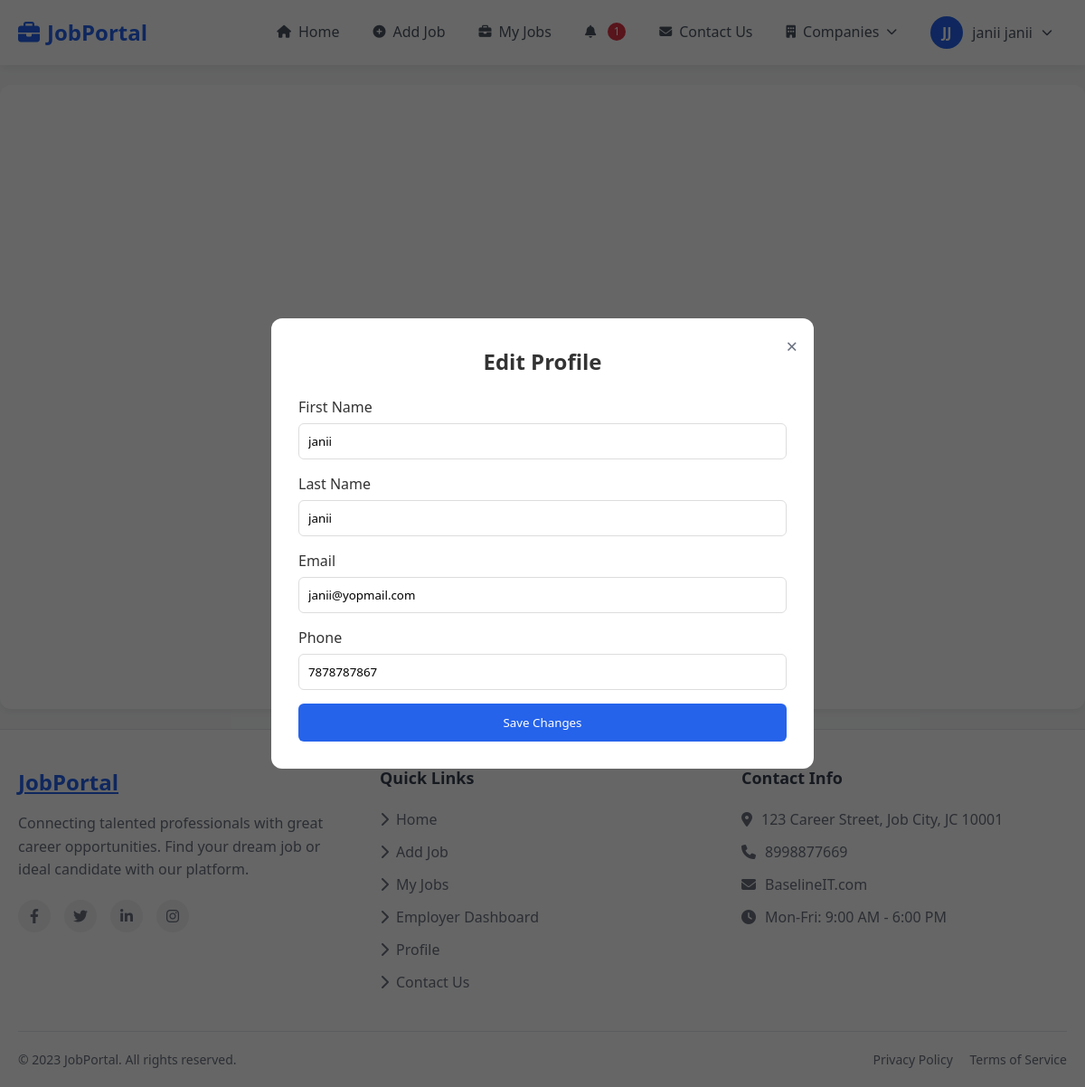
The page /accounts/profile/edit/ (signed in) on the database its author committed.
### accounts/models.py (models this page shows)
class User(AbstractUser):
    ROLE_CHOICES = (
        ('admin', 'Admin'),
        ('jobseeker', 'Job Seeker'),
        ('employer', 'Employer'),
    )
    email = models.EmailField(unique=True)
    phone = models.CharField(max_length=15)
    role = models.CharField(max_length=20, choices=ROLE_CHOICES)
    is_email_verified = models.BooleanField(default=False)
    otp = models.CharField(max_length=6, blank=True, null=True)
    profile_image = models.ImageField(
        upload_to='profile_images/',
        blank=True,
        null=True
    )
    USERNAME_FIELD = 'email'
    REQUIRED_FIELDS = ['username']

### accounts/views.py (the view, shortened to what this page needs)
# urls.py: path('profile/edit/', edit_profile, name='edit_profile'),
@login_required
def edit_profile(request):
    user = request.user
    return render(request, 'accounts/edit_profile.html', {
        'user': user
    })

### applications/context_processors.py (called while the page is built)
def navbar_context(request):
    if request.user.is_authenticated and request.user.role == 'employer':
        notif_count = Notification.objects.filter(user=request.user, is_read=False).count()
    else:
        notif_count = 0
    return {'notif_count': notif_count}

### templates/accounts/edit_profile.html (shortened to what this page needs)
{% extends "base.html" %}
{% block content %}
<div class="modal-overlay">
    <div class="modal-box">
        <span class="modal-close" onclick="closeModal()">&times;</span>
        <h2>Edit Profile</h2>
        <form method="POST">
            <div class="form-group">
                <label>First Name</label>
                <input type="text" name="first_name" value="{{ user.first_name }}">
            </div>
            <div class="form-group">
                <label>Last Name</label>
                <input type="text" name="last_name" value="{{ user.last_name }}">
            </div>
            <div class="form-group">
                <label>Email</label>
                <input type="email" name="email" value="{{ user.email }}">
            </div>
            <div class="form-group">
                <label>Phone</label>
                <input type="text" name="phone" value="{{ user.phone }}">
            </div>
            <button type="submit" class="btn-save">
                Save Changes
            </button>
        </form>
    </div>
</div>
{% endblock %}

### templates/base.html (shortened to what this page needs)
<!DOCTYPE html>
<html lang="en">
<head>
    <link rel="stylesheet" href="https://cdnjs.cloudflare.com/ajax/libs/font-awesome/6.4.0/css/all.min.css">
</head>
<body class="{% if user.is_authenticated and user.is_superuser %}admin-logged-in{% endif %}">
    {% if not user.is_authenticated or not user.is_superuser %}
    <nav class="navbar">
        <div class="nav-container">
            <a href="/" class="logo">
                <i class="fas fa-briefcase logo-icon"></i>
                <span>JobPortal</span>
            </a>
            <ul class="nav-menu" id="navMenu">
                <li class="nav-item">
                    <a href="/" class="nav-link">
                        <i class="fas fa-home"></i>
                        <span>Home</span>
                    </a>
                </li>
                {% if user.is_authenticated %}
                    {% if user.role == 'job_seeker' %}
                    <li class="nav-item">
                        <a href="/applications/status/" class="nav-link">
                            <i class="fas fa-clipboard-check"></i>
                            <span>Applied Jobs</span>
                        </a>
                    </li>
                    <li class="nav-item">
                        <a href="/aboutus/" class="nav-link">
                            <i class="fas fa-info-circle"></i>
                            <span>About Us</span>
                        </a>
                    </li>
                    {% elif user.role == 'employer' %}
                    <li class="nav-item">
                        <a href="/jobs/post/" class="nav-link">
                            <i class="fas fa-plus-circle"></i>
                            <span>Add Job</span>
                        </a>
                    </li>
                    <li class="nav-item">
                        <a href="/jobs/my_jobs/" class="nav-link">
                            <i class="fas fa-briefcase"></i>
                            <span>My Jobs</span>
                        </a>
                    </li>
                    {% endif %}
                    {% if user.role == 'employer' %}
                    <li class="nav-item">
                        <a href="/applications/notifications/" class="nav-link" title="Notifications">
                            <i class="fas fa-bell"></i>
                            {% if notif_count > 0 %}
                            <span class="notification-badge">{{ notif_count }}</span>
                            {% endif %}
                        </a>
                    </li>
                    {% endif %}
                {% endif %}
                {% if user.is_authenticated %}
                <li class="nav-item">
                    <a href="/applications/contactus/" class="nav-link">
                        <i class="fas fa-envelope"></i>
                        <span>Contact Us</span>
                    </a>
                </li>
                {% endif %}
                <li class="nav-item user-dropdown">
                <a href="#" class="nav-link">
                    <i class="fas fa-building"></i>
                    <span>Companies</span>
                    <i class="fas fa-chevron-down" style="font-size:12px;"></i>
                </a>
            </li>
                {% if user.is_authenticated %}
                <li class="nav-item user-dropdown">
                    <div class="user-toggle">
                        <div class="user-avatar">
                            {{ user.first_name|first|upper }}{{ user.last_name|first|upper }}
                        </div>
                        <span>{{ user.first_name }} {{ user.last_name }}</span>
                        <i class="fas fa-chevron-down" style="font-size: 12px;"></i>
                    </div>
                </li>
                {% endif %}
            </ul>
        </div>
    </nav>
    {% endif %}
    <div class="container mt-4">
        {% block content %}{% endblock %}
    </div>
    <footer class="footer">
        <div class="footer-container">
            <div class="footer-content">
                <div class="footer-section">
                    <a href="/" class="footer-logo">JobPortal</a>
                    <p class="footer-about">
                        Connecting talented professionals with great career opportunities.
                        Find your dream job or ideal candidate with our platform.
                    </p>
                    <div class="social-icons">
                        <a href="#" class="social-icon">
                            <i class="fab fa-facebook-f"></i>
                        </a>
                        <a href="#" class="social-icon">
                            <i class="fab fa-twitter"></i>
                        </a>
                        <a href="#" class="social-icon">
                            <i class="fab fa-linkedin-in"></i>
                        </a>
                        <a href="#" class="social-icon">
                            <i class="fab fa-instagram"></i>
                        </a>
                    </div>
                </div>
                <div class="footer-section">
                    <h3 class="footer-heading">Quick Links</h3>
                    <ul class="footer-links">
                        <li><a href="/"><i class="fas fa-chevron-right"></i> Home</a></li>
                        {% if user.is_authenticated %}
                            {% if user.is_superuser %}
                            <li><a href="/admin/dashboard/"><i class="fas fa-chevron-right"></i> Admin Dashboard</a></li>
                            <li><a href="/jobs/list/"><i class="fas fa-chevron-right"></i> Search Jobs</a></li>
                            <li><a href="/applications/status/"><i class="fas fa-chevron-right"></i> Applied Jobs</a></li>
                            <li><a href="/jobs/post/"><i class="fas fa-chevron-right"></i> Add Job</a></li>
                            <li><a href="/jobs/my_jobs/"><i class="fas fa-chevron-right"></i> My Jobs</a></li>
                            <li><a href="/admin/accounts/user/"><i class="fas fa-chevron-right"></i> Manage Users</a></li>
                            {% else %}
                                {% if user.role == 'job_seeker' or not user.role %}
                                <li><a href="/applications/status/"><i class="fas fa-chevron-right"></i> Applied Jobs</a></li>
                                <li><a href="/aboutus/"><i class="fas fa-chevron-right"></i> About Us</a></li>
                                <li><a href="/seeker/dashboard/"><i class="fas fa-chevron-right"></i> Job Seeker Dashboard</a></li>
                                {% elif user.role == 'employer' %}
                                <li><a href="/jobs/post/"><i class="fas fa-chevron-right"></i> Add Job</a></li>
                                <li><a href="/jobs/my_jobs/"><i class="fas fa-chevron-right"></i> My Jobs</a></li>
                                <li><a href="/"><i class="fas fa-chevron-right"></i> Employer Dashboard</a></li>
                                {% endif %}
                            {% endif %}
                            <li><a href="/accounts/profile/"><i class="fas fa-chevron-right"></i> Profile</a></li>
                            <li><a href="/applications/contactus/"><i class="fas fa-chevron-right"></i> Contact Us</a></li>
                        {% endif %}
                    </ul>
                </div>
                <div class="footer-section">
                    <h3 class="footer-heading">Contact Info</h3>
                    <div class="footer-contact">
                        <p><i class="fas fa-map-marker-alt"></i> 123 Career Street, Job City, JC 10001</p>
                        <p><i class="fas fa-phone"></i> 8998877669</p>
                        <p><i class="fas fa-envelope"></i> BaselineIT.com</p>
                        <p><i class="fas fa-clock"></i> Mon-Fri: 9:00 AM - 6:00 PM</p>
                    </div>
                </div>
            </div>
            <div class="footer-bottom">
                <p>&copy; 2023 JobPortal. All rights reserved.</p>
                <div>
                    <a href="#" style="color: #6b7280; margin-right: 15px; text-decoration: none;">Privacy Policy</a>
                    <a href="#" style="color: #6b7280; text-decoration: none;">Terms of Service</a>
                </div>
            </div>
        </div>
    </footer>
</body>
</html>

### templates/base.html (style rules this page uses)
* { margin: 0; padding: 0; box-sizing: border-box; font-family: 'Segoe UI', Tahoma, Geneva, Verdana, sans-serif; }
body { background-color: #f8f9fa; color: #333; min-height: 100vh; line-height: 1.5; }
.navbar { background-color: white; box-shadow: 0 2px 10px rgba(0, 0, 0, 0.08); padding: 0; position: sticky; top: 0; z-index: 1000; width: 100%; }
.nav-container { max-width: 100%; margin: 0 auto; padding: 0 20px; display: flex; align-items: center; justify-content: space-between; }
.logo { font-weight: 700; font-size: 24px; color: #2563eb; text-decoration: none; display: flex; align-items: center; gap: 8px; padding: 18px 0; }
.logo-icon { color: #2563eb; }
.nav-menu { display: flex; list-style: none; align-items: center; gap: 5px; margin-left: auto; transition: all 0.3s ease; }
.nav-item { position: relative; }
.nav-link { color: #4b5563; text-decoration: none; padding: 20px 16px; display: flex; align-items: center; gap: 8px; font-weight: 500; transition: all 0.3s ease; border-bottom: 3px solid transparent; white-space: nowrap; }
.nav-link i { font-size: 14px; }
.user-dropdown { position: relative; }
.user-toggle { display: flex; align-items: center; gap: 10px; padding: 16px; cursor: pointer; color: #4b5563; font-weight: 500; }
.user-avatar { width: 36px; height: 36px; border-radius: 50%; background-color: #2563eb; color: white; display: flex; align-items: center; justify-content: center; font-weight: 600; }
.container.mt-4 { padding: 0px; background-color: white; border-radius: 12px; box-shadow: 0 4px 6px rgba(0, 0, 0, 0.05); margin: 20px; min-height: calc(100vh - 110px); transition: all 0.3s ease; width: calc(100% - 240px); margin-left: 240px; margin-top: 0; }
body:not(.admin-logged-in) .container.mt-4 { width: 100%; margin-left: 0; max-width: 1328px; margin: 22px auto; }
.footer { background-color: white; border-top: 1px solid #e5e7eb; margin-top: auto; padding: 40px 0 20px; width: 100%; }
.footer-container { max-width: 100%; margin: 0 auto; padding: 0 20px; }
.footer-content { display: flex; flex-wrap: wrap; justify-content: space-between; gap: 40px; margin-bottom: 30px; }
.footer-section { flex: 1; min-width: 250px; }
.footer-logo { font-weight: 700; font-size: 24px; color: #2563eb; margin-bottom: 15px; display: block; }
.footer-about { color: #6b7280; line-height: 1.6; margin-bottom: 20px; }
.footer-heading { font-weight: 600; font-size: 18px; color: #374151; margin-bottom: 20px; }
.footer-links { list-style: none; }
.footer-links li { margin-bottom: 12px; }
.footer-links a { color: #6b7280; text-decoration: none; display: flex; align-items: center; gap: 8px; transition: color 0.2s ease; }
.footer-contact p { color: #6b7280; margin-bottom: 12px; display: flex; align-items: center; gap: 10px; }
.footer-bottom { border-top: 1px solid #e5e7eb; padding-top: 20px; display: flex; flex-wrap: wrap; justify-content: space-between; align-items: center; color: #6b7280; font-size: 14px; }
.social-icons { display: flex; gap: 15px; }
.social-icon { width: 36px; height: 36px; border-radius: 50%; background-color: #f3f4f6; display: flex; align-items: center; justify-content: center; color: #6b7280; text-decoration: none; transition: all 0.3s ease; }
@media (max-width: 1200px) { .container.mt-4 { width: calc(100% - 220px); margin-left: 220px; } }
.notification-badge { background: #dc3545; color: white; border-radius: 50%; width: 20px; height: 20px; display: inline-flex; align-items: center; justify-content: center; font-size: 12px; margin-left: 5px; }
body { caret-color: transparent; }

### templates/accounts/edit_profile.html (style rules this page uses)
.modal-overlay { position: fixed; inset: 0; background: rgba(0,0,0,0.6); display: flex; justify-content: center; align-items: center; z-index: 2000; }
.modal-box { background: #fff; width: 100%; max-width: 600px; border-radius: 12px; padding: 30px; position: relative; animation: fadeIn 0.3s ease; }
.modal-close { position: absolute; top: 14px; right: 18px; font-size: 22px; color: #6b7280; cursor: pointer; }
.modal-box h2 { text-align: center; margin-bottom: 20px; }
.form-group { margin-bottom: 15px; }
label { font-weight: 500; margin-bottom: 6px; display: block; }
input { width: 100%; padding: 10px; border-radius: 6px; border: 1px solid #ddd; }
.btn-save { width: 100%; padding: 12px; background: #2563eb; color: #fff; border: none; border-radius: 6px; cursor: pointer; }

### rows shown on the page
User: first_name|first "J", last_name|first "J", first_name "janii", last_name "janii", email "janii@yopmail.com", phone "7878787867"

### other values the page prints
{{ notif_count }} "1"
